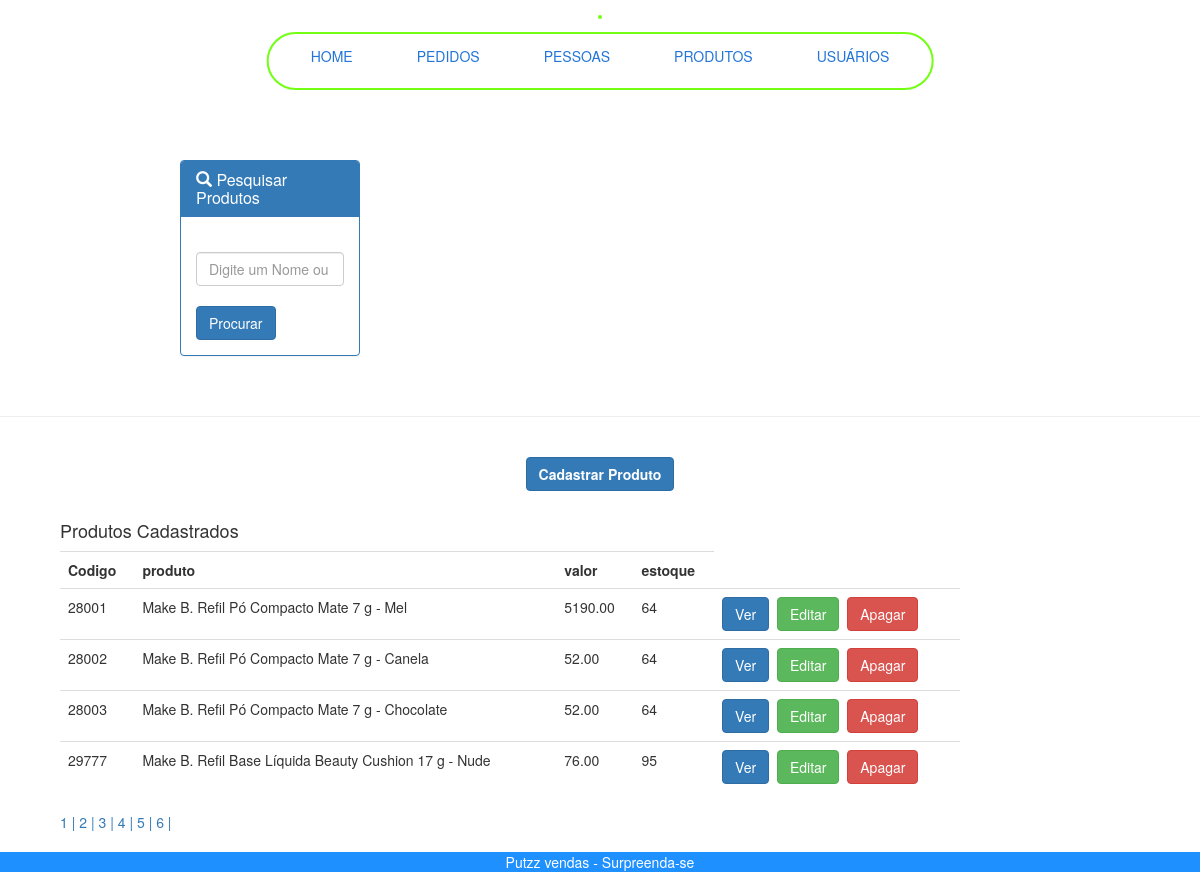
The app's page /produtos.php?pagina=4 (signed in) with its own data.
### tables this page shows
CREATE TABLE `produtos` (
  `idprodutos` int(11) NOT NULL,
  `descricao` varchar(255) NOT NULL,
  `estoque` int(11) NOT NULL,
  `valor` decimal(10,2) DEFAULT NULL,
  `status_produto` tinytext DEFAULT NULL
);

### produtos.php (the view, shortened to what this page needs)
<!DOCTYPE HTML>
<html>
    <head>
            <link rel="stylesheet" href="css/nav2.css">
        <link rel="stylesheet" href="https://maxcdn.bootstrapcdn.com/bootstrap/3.3.7/css/bootstrap.min.css"/>
    </head>
    <body>
        <nav>
            <?php
                include("menu.php");
            ?>
        </nav>
        <section>
        <br/><br/>
        <div style="width: 50%; padding-left:15%; padding-right:20%; padding-top:10%;">
        <div class="panel panel-primary">
            <div class="panel-heading"><h3 class="panel-title"><span class="glyphicon glyphicon-search" aria-hidden="true"></span>&nbsp;Pesquisar Produtos</h3></div>
                <div class="panel-body">
                    <form name="procura" id="procura" action="procura.php" method="post">
                    <input type="text" name="procura" placeholder="Digite um Nome ou o codigo" maxlength="30" autofocus required="required" class="form-control" />
                    <br/>
                    <input type="submit" value="Procurar" class="btn btn-primary" />
                    </form>
                </div>
        </div>
        </div>
        <br/>
        <hr/>
        <br/>
            <center><a href="cadproduto.php"><button class="btn btn-primary"><b>Cadastrar Produto</b></button></a></center>
        <br/>
        <div style="width: 85%; padding-left:5%; padding-right:5%;">
        <?php
                include("conecta.php");
                $pagina = (isset($_GET['pagina']))? $_GET['pagina'] : 1;
                $sql = mysqli_query($conn, "SELECT * FROM produtos") or die (mysqli_error($conn));
                $total = mysqli_num_rows($sql);
                $registros = 4;
                $numpaginas = ceil($total / $registros);
                $inicio = ($registros * $pagina) - $registros;
                $cmd = mysqli_query($conn, "SELECT * FROM produtos LIMIT $inicio,$registros");
                echo "<h4>Produtos Cadastrados</h4>";
                echo "<table class='table table-hover'>";
                echo "<tr>";
                echo "<th>Codigo</th>";
                echo "<th>produto</th>";
                echo "<th>valor</th>";
                echo "<th>estoque</th>";
                echo "</tr>";
                while($produtos= mysqli_fetch_array($cmd)){
                echo "<tr>";
                $id = $produtos['idprodutos'];
                echo "<td>".$produtos['idprodutos']."</td>";
                echo "<td>".$produtos['descricao']."</td>";
                echo "<td>".$produtos['valor']."</td>";
                echo "<td>".$produtos['estoque']."</td>";
                    echo "<td><a href='verpessoa.php?id=$id'><button type='submit' class='btn btn-primary'>Ver</button></a>&nbsp;&nbsp;<a href='editarpessoa.php?id=$id'><button type='submit' class='btn btn-success'>Editar</button></a>&nbsp;&nbsp;<a href='apagapessoa.php?id=$id'><button type='submit' class='btn btn-danger'>Apagar</button></a></td>";
                echo "</tr>";
                }
                echo "</table>";
                    for($i = 1; $i <  $numpaginas + 1; $i++){
                    echo "<a href='produtos.php?pagina=$i'>".$i." | </a>";
                }
            ?>
        </div>
        </section>
        <footer>
        <div style="position: fixed; left: 0; bottom: 0; width: 100%; background-color: DodgerBlue; color: white; text-align: center;">Putzz vendas - Surpreenda-se</div>
        </footer>
    </body>
</html>

### css/nav2.css (style rules this page uses)
body { background: #F9F8FD; font-family: 'Lexend Exa', sans-serif; }
nav { position: absolute; top: 15px; left: 50%; transform: translateX(-50%); display: inline-block; border: 2px solid #72ff14; border-radius: 30px; animation: slide-in 1s ease-out; }

### records on screen
produtos: idprodutos "28001", descricao "Make B. Refil Pó Compacto Mate 7 g - Mel", valor "5190.00", estoque "64"
produtos: idprodutos "28002", descricao "Make B. Refil Pó Compacto Mate 7 g - Canela", valor "52.00", estoque "64"
produtos: idprodutos "28003", descricao "Make B. Refil Pó Compacto Mate 7 g - Chocolate", valor "52.00", estoque "64"
produtos: idprodutos "29777", descricao "Make B. Refil Base Líquida Beauty Cushion 17 g - Nude", valor "76.00", estoque "95"
